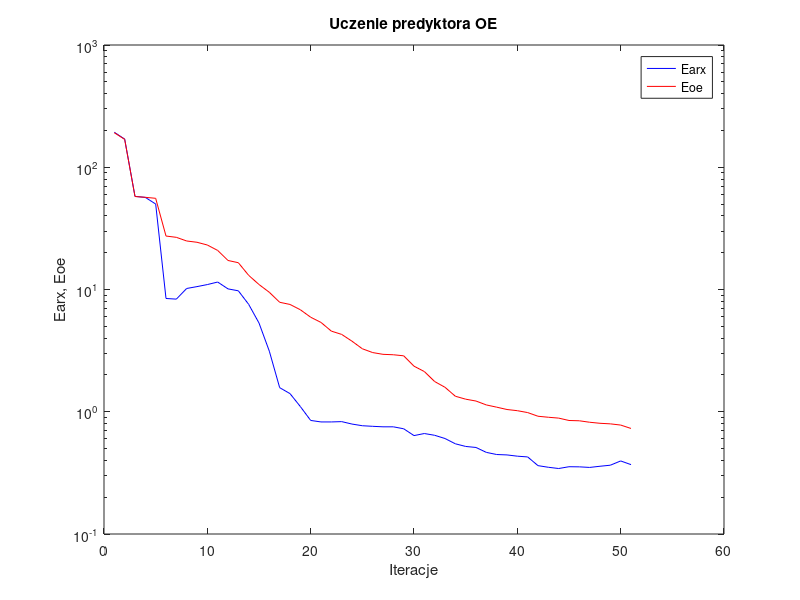
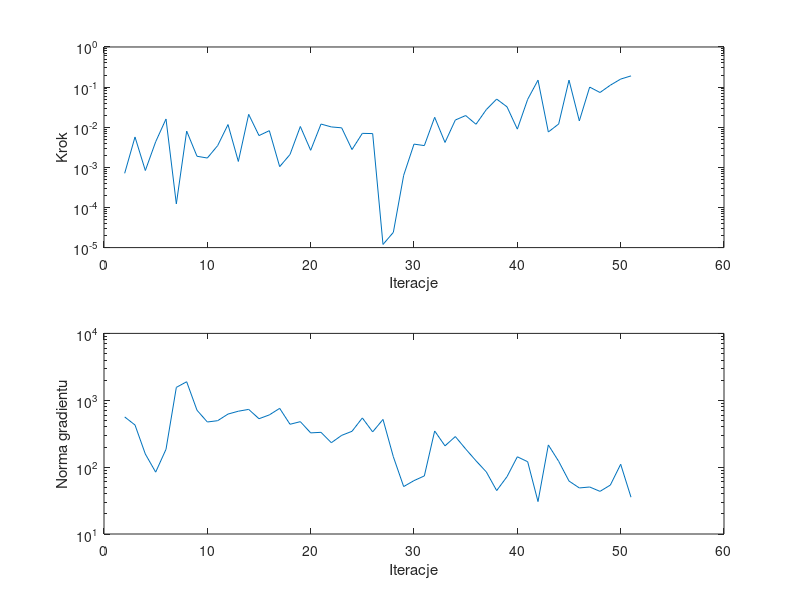

The MATLAB source for these figures, in order:
%uczenie predyktora oe
clear all;
n=0; farx(n+1)=1.932233e+002; foe(n+1)=1.915857e+002; wspucz(n+1)=0.000000e+000; ng(n+1)=0.000000e+000;
%odnowa zmiennej metryki
n=1; farx(n+1)=1.699239e+002; foe(n+1)=1.691131e+002; krok(n+1)=7.101242e-004; ng(n+1)=5.634059e+002;
n=2; farx(n+1)=5.776133e+001; foe(n+1)=5.762984e+001; krok(n+1)=5.711090e-003; ng(n+1)=4.267739e+002;
n=3; farx(n+1)=5.668363e+001; foe(n+1)=5.677282e+001; krok(n+1)=8.336543e-004; ng(n+1)=1.570011e+002;
n=4; farx(n+1)=5.002951e+001; foe(n+1)=5.571544e+001; krok(n+1)=4.341280e-003; ng(n+1)=8.415291e+001;
n=5; farx(n+1)=8.444876e+000; foe(n+1)=2.737495e+001; krok(n+1)=1.603515e-002; ng(n+1)=1.848264e+002;
n=6; farx(n+1)=8.343074e+000; foe(n+1)=2.671642e+001; krok(n+1)=1.228120e-004; ng(n+1)=1.558216e+003;
n=7; farx(n+1)=1.019489e+001; foe(n+1)=2.493950e+001; krok(n+1)=8.009570e-003; ng(n+1)=1.891718e+003;
n=8; farx(n+1)=1.056008e+001; foe(n+1)=2.434090e+001; krok(n+1)=1.889294e-003; ng(n+1)=7.092322e+002;
n=9; farx(n+1)=1.097444e+001; foe(n+1)=2.311878e+001; krok(n+1)=1.708036e-003; ng(n+1)=4.732576e+002;
n=10; farx(n+1)=1.151035e+001; foe(n+1)=2.087193e+001; krok(n+1)=3.485331e-003; ng(n+1)=4.949488e+002;
n=11; farx(n+1)=1.011756e+001; foe(n+1)=1.727587e+001; krok(n+1)=1.165868e-002; ng(n+1)=6.216224e+002;
n=12; farx(n+1)=9.758032e+000; foe(n+1)=1.656349e+001; krok(n+1)=1.402081e-003; ng(n+1)=6.857842e+002;
n=13; farx(n+1)=7.561570e+000; foe(n+1)=1.306012e+001; krok(n+1)=2.093303e-002; ng(n+1)=7.304489e+002;
n=14; farx(n+1)=5.319197e+000; foe(n+1)=1.098546e+001; krok(n+1)=6.192369e-003; ng(n+1)=5.295248e+002;
n=15; farx(n+1)=3.128490e+000; foe(n+1)=9.486963e+000; krok(n+1)=8.204311e-003; ng(n+1)=6.039359e+002;
n=16; farx(n+1)=1.574161e+000; foe(n+1)=7.861365e+000; krok(n+1)=1.040497e-003; ng(n+1)=7.567394e+002;
n=17; farx(n+1)=1.407488e+000; foe(n+1)=7.546640e+000; krok(n+1)=2.090079e-003; ng(n+1)=4.374198e+002;
n=18; farx(n+1)=1.103278e+000; foe(n+1)=6.830338e+000; krok(n+1)=1.042882e-002; ng(n+1)=4.785789e+002;
n=19; farx(n+1)=8.491419e-001; foe(n+1)=5.933467e+000; krok(n+1)=2.660052e-003; ng(n+1)=3.252715e+002;
n=20; farx(n+1)=8.254136e-001; foe(n+1)=5.378191e+000; krok(n+1)=1.199953e-002; ng(n+1)=3.315157e+002;
n=21; farx(n+1)=8.254421e-001; foe(n+1)=4.566761e+000; krok(n+1)=1.017451e-002; ng(n+1)=2.318682e+002;
n=22; farx(n+1)=8.304262e-001; foe(n+1)=4.292358e+000; krok(n+1)=9.661282e-003; ng(n+1)=2.986284e+002;
n=23; farx(n+1)=7.931008e-001; foe(n+1)=3.776523e+000; krok(n+1)=2.774090e-003; ng(n+1)=3.435215e+002;
n=24; farx(n+1)=7.685903e-001; foe(n+1)=3.275253e+000; krok(n+1)=7.032104e-003; ng(n+1)=5.440356e+002;
n=25; farx(n+1)=7.600831e-001; foe(n+1)=3.048569e+000; krok(n+1)=6.941453e-003; ng(n+1)=3.367179e+002;
%odnowa zmiennej metryki
n=26; farx(n+1)=7.530166e-001; foe(n+1)=2.949500e+000; krok(n+1)=1.197415e-005; ng(n+1)=5.169176e+002;
n=27; farx(n+1)=7.529505e-001; foe(n+1)=2.925749e+000; krok(n+1)=2.394830e-005; ng(n+1)=1.430241e+002;
n=28; farx(n+1)=7.257023e-001; foe(n+1)=2.868814e+000; krok(n+1)=6.328553e-004; ng(n+1)=5.121445e+001;
n=29; farx(n+1)=6.383029e-001; foe(n+1)=2.359524e+000; krok(n+1)=3.792736e-003; ng(n+1)=6.286153e+001;
n=30; farx(n+1)=6.635875e-001; foe(n+1)=2.132698e+000; krok(n+1)=3.485331e-003; ng(n+1)=7.386852e+001;
n=31; farx(n+1)=6.418488e-001; foe(n+1)=1.766470e+000; krok(n+1)=1.767909e-002; ng(n+1)=3.475424e+002;
n=32; farx(n+1)=6.041024e-001; foe(n+1)=1.585217e+000; krok(n+1)=4.175393e-003; ng(n+1)=2.080935e+002;
n=33; farx(n+1)=5.469528e-001; foe(n+1)=1.339503e+000; krok(n+1)=1.513348e-002; ng(n+1)=2.865184e+002;
n=34; farx(n+1)=5.202990e-001; foe(n+1)=1.267237e+000; krok(n+1)=1.955649e-002; ng(n+1)=1.868074e+002;
n=35; farx(n+1)=5.103256e-001; foe(n+1)=1.223678e+000; krok(n+1)=1.184956e-002; ng(n+1)=1.244141e+002;
n=36; farx(n+1)=4.652379e-001; foe(n+1)=1.137009e+000; krok(n+1)=2.753897e-002; ng(n+1)=8.476936e+001;
n=37; farx(n+1)=4.469021e-001; foe(n+1)=1.090219e+000; krok(n+1)=5.031042e-002; ng(n+1)=4.458925e+001;
n=38; farx(n+1)=4.434775e-001; foe(n+1)=1.043150e+000; krok(n+1)=3.229291e-002; ng(n+1)=7.198034e+001;
n=39; farx(n+1)=4.331365e-001; foe(n+1)=1.020271e+000; krok(n+1)=8.966852e-003; ng(n+1)=1.427797e+002;
n=40; farx(n+1)=4.269935e-001; foe(n+1)=9.846094e-001; krok(n+1)=4.954706e-002; ng(n+1)=1.204881e+002;
n=41; farx(n+1)=3.623812e-001; foe(n+1)=9.188901e-001; krok(n+1)=1.490738e-001; ng(n+1)=3.053865e+001;
n=42; farx(n+1)=3.514459e-001; foe(n+1)=9.015550e-001; krok(n+1)=7.602094e-003; ng(n+1)=2.147263e+002;
n=43; farx(n+1)=3.433108e-001; foe(n+1)=8.870943e-001; krok(n+1)=1.204622e-002; ng(n+1)=1.221993e+002;
n=44; farx(n+1)=3.551019e-001; foe(n+1)=8.483084e-001; krok(n+1)=1.492217e-001; ng(n+1)=6.195526e+001;
n=45; farx(n+1)=3.542852e-001; foe(n+1)=8.436248e-001; krok(n+1)=1.438335e-002; ng(n+1)=4.884160e+001;
n=46; farx(n+1)=3.504045e-001; foe(n+1)=8.205536e-001; krok(n+1)=1.001107e-001; ng(n+1)=5.045745e+001;
n=47; farx(n+1)=3.582697e-001; foe(n+1)=8.047504e-001; krok(n+1)=7.338628e-002; ng(n+1)=4.341532e+001;
n=48; farx(n+1)=3.653764e-001; foe(n+1)=7.961824e-001; krok(n+1)=1.115306e-001; ng(n+1)=5.388719e+001;
n=49; farx(n+1)=3.958832e-001; foe(n+1)=7.782741e-001; krok(n+1)=1.584655e-001; ng(n+1)=1.104280e+002;
n=50; farx(n+1)=3.694548e-001; foe(n+1)=7.300547e-001; krok(n+1)=1.902702e-001; ng(n+1)=3.549676e+001;

figure; semilogy(farx,'b'); hold on; semilogy(foe,'r'); xlabel('Iteracje'); ylabel('Earx, Eoe'); legend('Earx','Eoe'); title('Uczenie predyktora OE');
figure; subplot(2,1,1); semilogy(krok); xlabel('Iteracje'); ylabel('Krok');
subplot(2,1,2); semilogy(ng); xlabel('Iteracje'); ylabel('Norma gradientu');
Earx=farx(n+1)
Eoe=foe(n+1)
